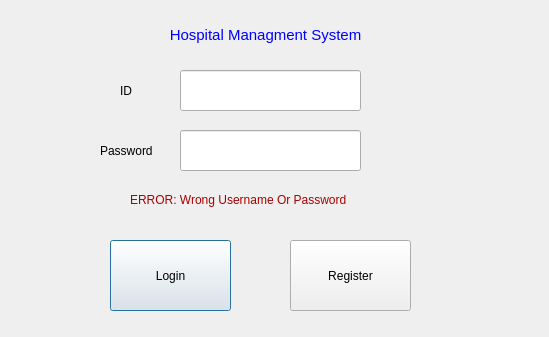
<?xml version="1.0" encoding="UTF-8"?>
<ui version="4.0">
 <class>loginWindow</class>
 <widget class="QDialog" name="loginWindow">
  <property name="geometry">
   <rect>
    <x>0</x>
    <y>0</y>
    <width>549</width>
    <height>337</height>
   </rect>
  </property>
  <property name="windowTitle">
   <string>Dialog</string>
  </property>
  <widget class="QLabel" name="label">
   <property name="geometry">
    <rect>
     <x>120</x>
     <y>10</y>
     <width>291</width>
     <height>51</height>
    </rect>
   </property>
   <property name="text">
    <string>&lt;html&gt;&lt;head/&gt;&lt;body&gt;&lt;p&gt;&lt;span style=&quot; font-size:11pt; color:#0000ff;&quot;&gt;Hospital Managment System&lt;/span&gt;&lt;/p&gt;&lt;/body&gt;&lt;/html&gt;</string>
   </property>
   <property name="alignment">
    <set>Qt::AlignCenter</set>
   </property>
  </widget>
  <widget class="QLabel" name="IDLoginlabel">
   <property name="geometry">
    <rect>
     <x>120</x>
     <y>70</y>
     <width>31</width>
     <height>41</height>
    </rect>
   </property>
   <property name="text">
    <string>ID</string>
   </property>
  </widget>
  <widget class="QLabel" name="Passwordlabel">
   <property name="geometry">
    <rect>
     <x>100</x>
     <y>130</y>
     <width>71</width>
     <height>41</height>
    </rect>
   </property>
   <property name="text">
    <string>Password</string>
   </property>
  </widget>
  <widget class="QLabel" name="label_error">
   <property name="geometry">
    <rect>
     <x>130</x>
     <y>180</y>
     <width>261</width>
     <height>41</height>
    </rect>
   </property>
   <property name="text">
    <string>&lt;html&gt;&lt;head/&gt;&lt;body&gt;&lt;p&gt;&lt;span style=&quot; color:#aa0000;&quot;&gt;ERROR: Wrong Username Or Password&lt;/span&gt;&lt;/p&gt;&lt;/body&gt;&lt;/html&gt;</string>
   </property>
  </widget>
  <widget class="QLineEdit" name="IDlineEdit">
   <property name="geometry">
    <rect>
     <x>180</x>
     <y>70</y>
     <width>181</width>
     <height>41</height>
    </rect>
   </property>
  </widget>
  <widget class="QLineEdit" name="PasswordlineEdit">
   <property name="geometry">
    <rect>
     <x>180</x>
     <y>130</y>
     <width>181</width>
     <height>41</height>
    </rect>
   </property>
   <property name="echoMode">
    <enum>QLineEdit::Password</enum>
   </property>
  </widget>
  <widget class="QPushButton" name="LoginpushButton">
   <property name="geometry">
    <rect>
     <x>110</x>
     <y>240</y>
     <width>121</width>
     <height>71</height>
    </rect>
   </property>
   <property name="styleSheet">
    <string notr="true">font: 900 9pt &quot;Segoe UI Black&quot;;</string>
   </property>
   <property name="text">
    <string>Login</string>
   </property>
  </widget>
  <widget class="QPushButton" name="RegisterpushButton">
   <property name="geometry">
    <rect>
     <x>290</x>
     <y>240</y>
     <width>121</width>
     <height>71</height>
    </rect>
   </property>
   <property name="styleSheet">
    <string notr="true">font: 900 9pt &quot;Segoe UI Black&quot;;</string>
   </property>
   <property name="text">
    <string>Register</string>
   </property>
  </widget>
 </widget>
 <resources/>
 <connections/>
</ui>
